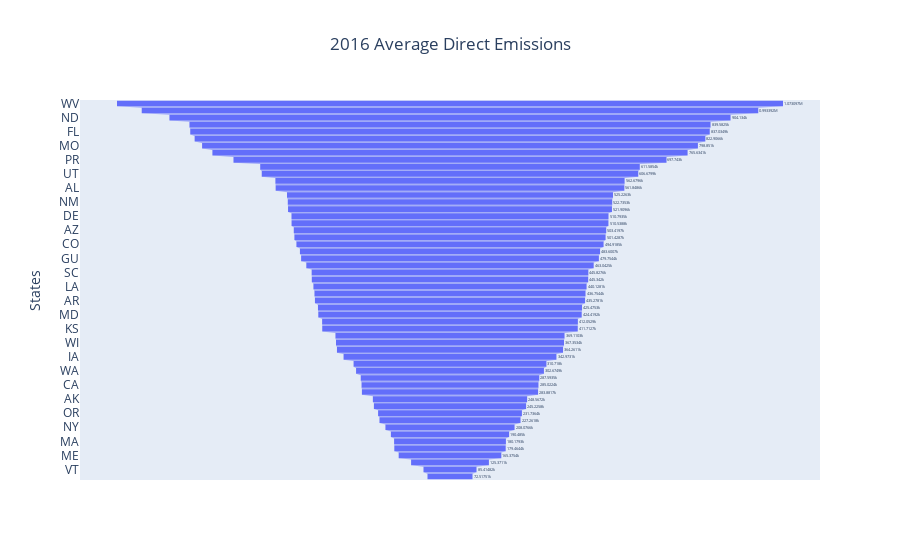

The code cell stored with this chart in its notebook:
### Code cell
df_2016 = LRIT_new2.select("State", "avg_dir_emi_2016").sort("avg_dir_emi_2016", descending = True)
fig = go.Figure(go.Funnel(
    y=df_2016["State"],
    x=df_2016["avg_dir_emi_2016"] ))
fig.update_layout(title='2016 Average Direct Emissions ',xaxis_title="Average Emissions(2016)",yaxis_title="States",title_x=0.5)
fig.show()

### Figure 1 — Plotly figure (JSON) as saved in the notebook; plotly's stock layout.template omitted (floating-point values rounded to 4 significant figures)
{"data": [{"type": "funnel", "x": [1073000.0, 993400.0, 904100.0, 839600.0, 837000.0, 822900.0, 798900.0, 765600.0, 697700.0, 611600.0, 606700.0, 562700.0, 561800.0, 525200.0, 522700.0, 521900.0, 510800.0, 510500.0, 503400.0, 501400.0, 494900.0, 483600.0, 479800.0, 463000.0, 445800.0, 445300.0, 440100.0, 436800.0, 435300.0, 425500.0, 424400.0, 412100.0, 411700.0, 369100.0, 367400.0, 364300.0, 343000.0, 310700.0, 302700.0, 287600.0, 285000.0, 283900.0, 248600.0, 245200.0, 231700.0, 227300.0, 208100.0, 190500.0, 180200.0, 179500.0, 165400.0, 125400.0, 85410.0, 72520.0], "y": ["WV", "WY", "ND", "MT", "FL", "IN", "MO", "KY", "PR", "TX", "UT", "NC", "AL", "GA", "NM", "TN", "DE", "OH", "AZ", "PA", "CO", "NV", "GU", "MS", "SC", "OK", "LA", "NE", "AR", "MI", "MD", "IL", "KS", "MN", "WI", "VA", "IA", "HI", "WA", "RI", "CA", "NJ", "AK", "CT", "OR", "VI", "NY", "SD", "MA", "NH", "ME", "ID", "VT", "DC"]}], "layout": {"title": {"text": "2016 Average Direct Emissions ", "x": 0.5}, "xaxis": {"title": {"text": "Average Emissions(2016)"}}, "yaxis": {"title": {"text": "States"}}}}
